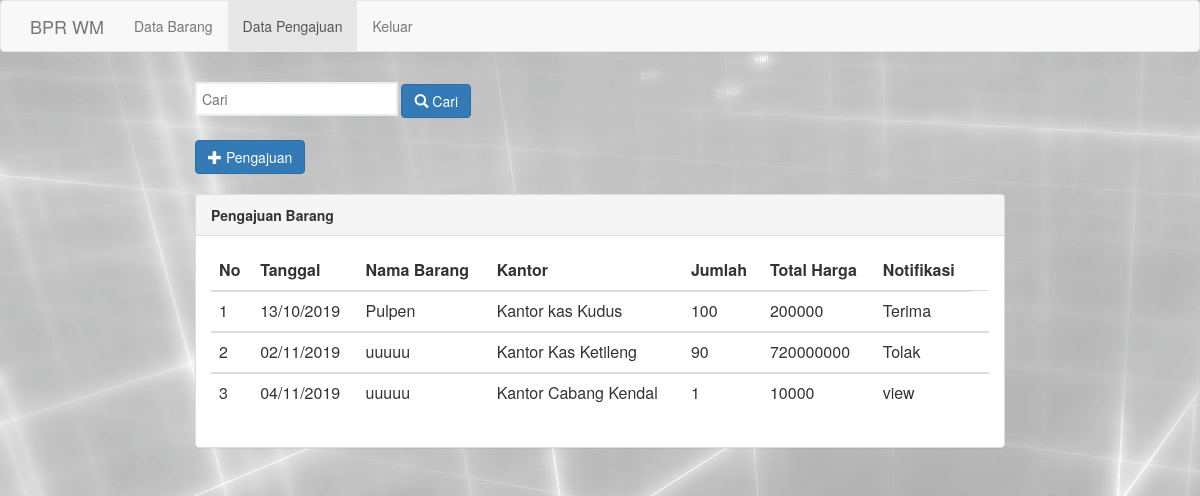
The app's page /admin/index_pengajuan.php, older data.
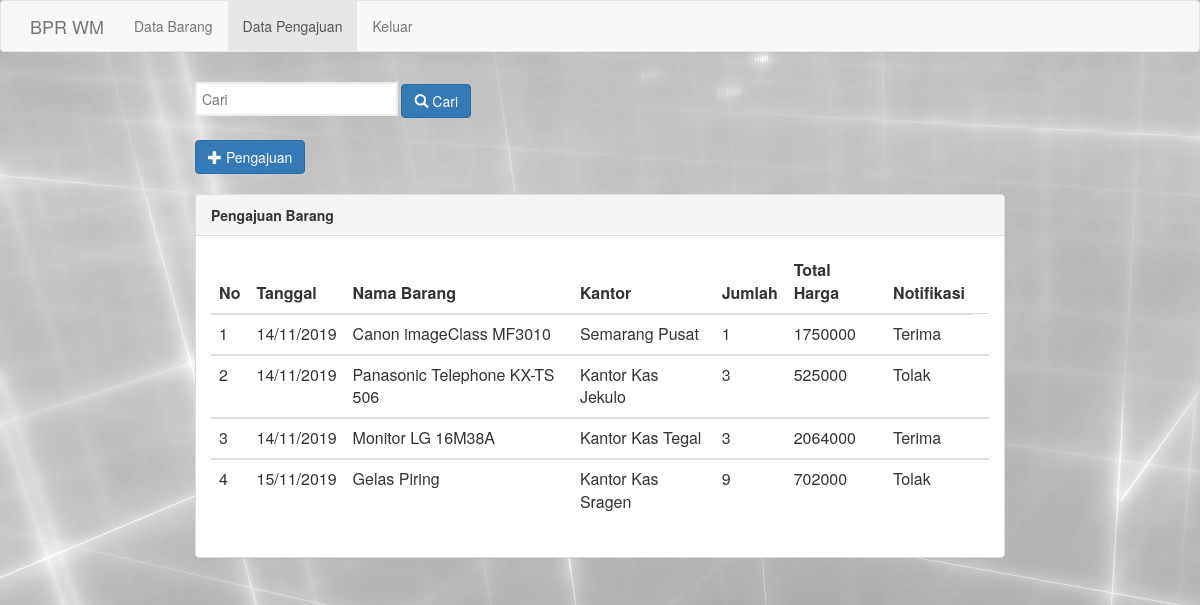
The same page, newer data.
### tables this page shows
CREATE TABLE `pengajuan_brg` (
  `id_pengajuan` int(5) NOT NULL,
  `tgl_pengajuan` timestamp NOT NULL DEFAULT CURRENT_TIMESTAMP,
  `nm_brg_pgj` varchar(50) NOT NULL,
  `nm_kantor_pgj` varchar(50) NOT NULL,
  `jml_brg_pgj` int(100) NOT NULL,
  `sat_brg_pgj` varchar(100) NOT NULL,
  `hrg_brg_pgj` int(20) NOT NULL,
  `tot_hrg_pgj` int(100) NOT NULL,
  `ket_pgj` text NOT NULL,
  `notif_pgj` varchar(100) NOT NULL DEFAULT 'Proses'
);

### admin/index_pengajuan.php (the view, shortened to what this page needs)
<html>
<head>
	<link rel="stylesheet" type="text/css" href="assets/css/bootstrap.css">
</head>
<body>
	 <nav class="navbar navbar-default">
          <div class="container">
            <div class="navbar-header">
              <a class="navbar-brand" href="www.bprwm.co.id">BPR WM</a>
            </div>
            <div class="collapse navbar-collapse" id="bs-example-navbar-collapse-1">
              <ul class="nav navbar-nav">
               <li><a href="index_data.php">Data Barang </a></li>
                <li class="active"><a href="index_pengajuan.php">Data Pengajuan <span class="sr-only">(current)</span></a></li>
                <li><a href="../logout.php">Keluar</a></li>
              </ul>
            </div>
          </div>
        </nav>
	<div class="row">
		<div class="container-fuild">
			<div class="row">
				<div class="col-md-8 col-md-offset-2">
				<form action="proses_search_pgj.php" method="get">
					<input type="search" name="cari" placeholder="Cari" >
					<button action="proses_search_pgj.php" type="submit" class="btn btn-primary"><i class="glyphicon glyphicon-search" value="Cari"  ></i> Cari</button>
 				</form>
 				<a href="pengajuan.php" class="btn btn-primary"><i class="glyphicon glyphicon-plus"></i> Pengajuan</a>
					<br>
					<br>
					<div class="panel panel-default">
						<div class="panel-heading">
							<span class="title"><b>Pengajuan Barang</b></span>
						</div>
						<div class="panel-body">
							<table class="table table-stripped" width="100%">
								<thead>
									<tr>
										<th>No</th>
										<th>Tanggal</th>
										<th>Nama Barang</th>
										<th>Kantor</th>
										<th>Jumlah</th>
										<th>Total Harga</th>
										<th>Notifikasi</th>
									</tr>
								</thead>
								<?php
									include 'koneksi.php';
									$lihat	= mysqli_query($connect, "SELECT * FROM pengajuan_brg");
									if (mysqli_num_rows($lihat) == 0) {
										echo '<tr><td colspan="6"><center>Data Kosong!!!</center></td></tr>';
									}else{
									$no 	= 1;
									while($data = mysqli_fetch_array($lihat)) {
								?>
								<tbody>
									<tr>
										<td><?php echo $no;?></td>
										<td><?php echo date("d/m/Y", strtotime($data['tgl_pengajuan']))?></td>
										<td><?php echo $data['nm_brg_pgj']?></td>
										<td><?php echo $data['nm_kantor_pgj']?></td>
										<td><?php echo $data['jml_brg_pgj']?></td>
										<td><?php echo $data['tot_hrg_pgj']?></td>
										<td><?php echo $data['notif_pgj']?></td>
										<td>
										</td>
									</tr>
								</tbody>
								<?php $no++;}}?>
							</table>
						</div>
					</div>
				</div>
			</div>
		</div>
	</div>
</body>
</html>

Row changes from the older to the newer data that the page shows:
removed pengajuan_brg: tgl_pengajuan "13/10/2019", nm_brg_pgj "Pulpen", nm_kantor_pgj "Kantor kas Kudus", jml_brg_pgj "100", tot_hrg_pgj "200000", notif_pgj "Terima"
removed pengajuan_brg: tgl_pengajuan "02/11/2019", nm_brg_pgj "uuuuu", nm_kantor_pgj "Kantor Kas Ketileng", jml_brg_pgj "90", tot_hrg_pgj "720000000", notif_pgj "Tolak"
removed pengajuan_brg: tgl_pengajuan "04/11/2019", nm_brg_pgj "uuuuu", nm_kantor_pgj "Kantor Cabang Kendal", jml_brg_pgj "1", tot_hrg_pgj "10000", notif_pgj "view"
added pengajuan_brg: tgl_pengajuan "14/11/2019", nm_brg_pgj "Canon imageClass MF3010", nm_kantor_pgj "Semarang Pusat", jml_brg_pgj "1", tot_hrg_pgj "1750000", notif_pgj "Terima"
added pengajuan_brg: tgl_pengajuan "14/11/2019", nm_brg_pgj "Panasonic Telephone KX-TS 506", nm_kantor_pgj "Kantor Kas Jekulo", jml_brg_pgj "3", tot_hrg_pgj "525000", notif_pgj "Tolak"
added pengajuan_brg: tgl_pengajuan "14/11/2019", nm_brg_pgj "Monitor LG 16M38A", nm_kantor_pgj "Kantor Kas Tegal", jml_brg_pgj "3", tot_hrg_pgj "2064000", notif_pgj "Terima"
added pengajuan_brg: tgl_pengajuan "15/11/2019", nm_brg_pgj "Gelas Piring", nm_kantor_pgj "Kantor Kas Sragen", jml_brg_pgj "9", tot_hrg_pgj "702000", notif_pgj "Tolak"
